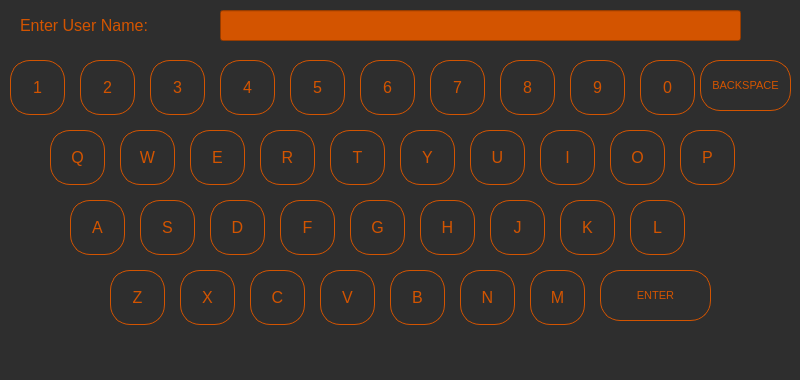
<?xml version="1.0" encoding="UTF-8"?>
<ui version="4.0">
 <class>MainWindow</class>
 <widget class="QMainWindow" name="MainWindow">
  <property name="geometry">
   <rect>
    <x>0</x>
    <y>0</y>
    <width>800</width>
    <height>380</height>
   </rect>
  </property>
  <property name="windowTitle">
   <string>MainWindow</string>
  </property>
  <property name="styleSheet">
   <string notr="true">background: #2e2e2e;
</string>
  </property>
  <widget class="QWidget" name="centralwidget">
   <widget class="QPushButton" name="aKey">
    <property name="geometry">
     <rect>
      <x>70</x>
      <y>200</y>
      <width>55</width>
      <height>55</height>
     </rect>
    </property>
    <property name="font">
     <font>
      <pointsize>12</pointsize>
     </font>
    </property>
    <property name="styleSheet">
     <string notr="true">QPushButton {
    border: 1px solid #d35400;
    color: #d35400;
	border-radius: 20%
}
QPushButton:disabled {
    color: 	#A9A9A9;
    border: 	1px solid #A9A9A9;
    border-radius: 20%
}
QPushButton:default {
	background-color:#e5982c;
}
QPushButton:pressed {
	position:relative;
	top:1px;
}
</string>
    </property>
    <property name="text">
     <string>A</string>
    </property>
   </widget>
   <widget class="QPushButton" name="lKey">
    <property name="geometry">
     <rect>
      <x>630</x>
      <y>200</y>
      <width>55</width>
      <height>55</height>
     </rect>
    </property>
    <property name="font">
     <font>
      <pointsize>12</pointsize>
     </font>
    </property>
    <property name="styleSheet">
     <string notr="true">QPushButton {
    border: 1px solid #d35400;
    color: #d35400;
	border-radius: 20%
}
QPushButton:disabled {
    color: 	#A9A9A9;
    border: 	1px solid #A9A9A9;
    border-radius: 20%
}
QPushButton:default {
	background-color:#e5982c;
}
QPushButton:pressed {
	position:relative;
	top:1px;
}
</string>
    </property>
    <property name="text">
     <string>L</string>
    </property>
   </widget>
   <widget class="QPushButton" name="wKey">
    <property name="geometry">
     <rect>
      <x>120</x>
      <y>130</y>
      <width>55</width>
      <height>55</height>
     </rect>
    </property>
    <property name="font">
     <font>
      <pointsize>12</pointsize>
     </font>
    </property>
    <property name="styleSheet">
     <string notr="true">QPushButton {
    border: 1px solid #d35400;
    color: #d35400;
	border-radius: 20%
}
QPushButton:disabled {
    color: 	#A9A9A9;
    border: 	1px solid #A9A9A9;
    border-radius: 20%
}
QPushButton:default {
	background-color:#e5982c;
}
QPushButton:pressed {
	position:relative;
	top:1px;
}
</string>
    </property>
    <property name="text">
     <string>W</string>
    </property>
   </widget>
   <widget class="QPushButton" name="Key5">
    <property name="geometry">
     <rect>
      <x>290</x>
      <y>60</y>
      <width>55</width>
      <height>55</height>
     </rect>
    </property>
    <property name="font">
     <font>
      <pointsize>12</pointsize>
     </font>
    </property>
    <property name="styleSheet">
     <string notr="true">QPushButton {
    border: 1px solid #d35400;
    color: #d35400;
	border-radius: 20%
}
QPushButton:disabled {
    color: 	#A9A9A9;
    border: 	1px solid #A9A9A9;
    border-radius: 20%
}
QPushButton:default {
	background-color:#e5982c;
}
QPushButton:pressed {
	position:relative;
	top:1px;
}
</string>
    </property>
    <property name="text">
     <string>5</string>
    </property>
   </widget>
   <widget class="QPushButton" name="Key6">
    <property name="geometry">
     <rect>
      <x>360</x>
      <y>60</y>
      <width>55</width>
      <height>55</height>
     </rect>
    </property>
    <property name="font">
     <font>
      <pointsize>12</pointsize>
     </font>
    </property>
    <property name="styleSheet">
     <string notr="true">QPushButton {
    border: 1px solid #d35400;
    color: #d35400;
	border-radius: 20%
}
QPushButton:disabled {
    color: 	#A9A9A9;
    border: 	1px solid #A9A9A9;
    border-radius: 20%
}
QPushButton:default {
	background-color:#e5982c;
}
QPushButton:pressed {
	position:relative;
	top:1px;
}
</string>
    </property>
    <property name="text">
     <string>6</string>
    </property>
   </widget>
   <widget class="QPushButton" name="Key7">
    <property name="geometry">
     <rect>
      <x>430</x>
      <y>60</y>
      <width>55</width>
      <height>55</height>
     </rect>
    </property>
    <property name="font">
     <font>
      <pointsize>12</pointsize>
     </font>
    </property>
    <property name="styleSheet">
     <string notr="true">QPushButton {
    border: 1px solid #d35400;
    color: #d35400;
	border-radius: 20%
}
QPushButton:disabled {
    color: 	#A9A9A9;
    border: 	1px solid #A9A9A9;
    border-radius: 20%
}
QPushButton:default {
	background-color:#e5982c;
}
QPushButton:pressed {
	position:relative;
	top:1px;
}
</string>
    </property>
    <property name="text">
     <string>7</string>
    </property>
   </widget>
   <widget class="QPushButton" name="Key8">
    <property name="geometry">
     <rect>
      <x>500</x>
      <y>60</y>
      <width>55</width>
      <height>55</height>
     </rect>
    </property>
    <property name="font">
     <font>
      <pointsize>12</pointsize>
     </font>
    </property>
    <property name="styleSheet">
     <string notr="true">QPushButton {
    border: 1px solid #d35400;
    color: #d35400;
	border-radius: 20%
}
QPushButton:disabled {
    color: 	#A9A9A9;
    border: 	1px solid #A9A9A9;
    border-radius: 20%
}
QPushButton:default {
	background-color:#e5982c;
}
QPushButton:pressed {
	position:relative;
	top:1px;
}
</string>
    </property>
    <property name="text">
     <string>8</string>
    </property>
   </widget>
   <widget class="QPushButton" name="Key9">
    <property name="geometry">
     <rect>
      <x>570</x>
      <y>60</y>
      <width>55</width>
      <height>55</height>
     </rect>
    </property>
    <property name="font">
     <font>
      <pointsize>12</pointsize>
     </font>
    </property>
    <property name="styleSheet">
     <string notr="true">QPushButton {
    border: 1px solid #d35400;
    color: #d35400;
	border-radius: 20%
}
QPushButton:disabled {
    color: 	#A9A9A9;
    border: 	1px solid #A9A9A9;
    border-radius: 20%
}
QPushButton:default {
	background-color:#e5982c;
}
QPushButton:pressed {
	position:relative;
	top:1px;
}
</string>
    </property>
    <property name="text">
     <string>9</string>
    </property>
   </widget>
   <widget class="QPushButton" name="backspace">
    <property name="geometry">
     <rect>
      <x>700</x>
      <y>60</y>
      <width>91</width>
      <height>51</height>
     </rect>
    </property>
    <property name="font">
     <font>
      <pointsize>8</pointsize>
     </font>
    </property>
    <property name="styleSheet">
     <string notr="true">QPushButton {
    border: 1px solid #d35400;
    color: #d35400;
	border-radius: 20%
}
QPushButton:disabled {
    color: 	#A9A9A9;
    border: 	1px solid #A9A9A9;
    border-radius: 20%
}
QPushButton:default {
	background-color:#e5982c;
}
QPushButton:pressed {
	position:relative;
	top:1px;
}
</string>
    </property>
    <property name="text">
     <string>BACKSPACE</string>
    </property>
   </widget>
   <widget class="QPushButton" name="bKey">
    <property name="geometry">
     <rect>
      <x>390</x>
      <y>270</y>
      <width>55</width>
      <height>55</height>
     </rect>
    </property>
    <property name="font">
     <font>
      <pointsize>12</pointsize>
     </font>
    </property>
    <property name="styleSheet">
     <string notr="true">QPushButton {
    border: 1px solid #d35400;
    color: #d35400;
	border-radius: 20%
}
QPushButton:disabled {
    color: 	#A9A9A9;
    border: 	1px solid #A9A9A9;
    border-radius: 20%
}
QPushButton:default {
	background-color:#e5982c;
}
QPushButton:pressed {
	position:relative;
	top:1px;
}
</string>
    </property>
    <property name="text">
     <string>B</string>
    </property>
   </widget>
   <widget class="QPushButton" name="cKey">
    <property name="geometry">
     <rect>
      <x>250</x>
      <y>270</y>
      <width>55</width>
      <height>55</height>
     </rect>
    </property>
    <property name="font">
     <font>
      <pointsize>12</pointsize>
     </font>
    </property>
    <property name="styleSheet">
     <string notr="true">QPushButton {
    border: 1px solid #d35400;
    color: #d35400;
	border-radius: 20%
}
QPushButton:disabled {
    color: 	#A9A9A9;
    border: 	1px solid #A9A9A9;
    border-radius: 20%
}
QPushButton:default {
	background-color:#e5982c;
}
QPushButton:pressed {
	position:relative;
	top:1px;
}
</string>
    </property>
    <property name="text">
     <string>C</string>
    </property>
   </widget>
   <widget class="QPushButton" name="dKey">
    <property name="geometry">
     <rect>
      <x>210</x>
      <y>200</y>
      <width>55</width>
      <height>55</height>
     </rect>
    </property>
    <property name="font">
     <font>
      <pointsize>12</pointsize>
     </font>
    </property>
    <property name="styleSheet">
     <string notr="true">QPushButton {
    border: 1px solid #d35400;
    color: #d35400;
	border-radius: 20%
}
QPushButton:disabled {
    color: 	#A9A9A9;
    border: 	1px solid #A9A9A9;
    border-radius: 20%
}
QPushButton:default {
	background-color:#e5982c;
}
QPushButton:pressed {
	position:relative;
	top:1px;
}
</string>
    </property>
    <property name="text">
     <string>D</string>
    </property>
   </widget>
   <widget class="QPushButton" name="eKey">
    <property name="geometry">
     <rect>
      <x>190</x>
      <y>130</y>
      <width>55</width>
      <height>55</height>
     </rect>
    </property>
    <property name="font">
     <font>
      <pointsize>12</pointsize>
     </font>
    </property>
    <property name="styleSheet">
     <string notr="true">QPushButton {
    border: 1px solid #d35400;
    color: #d35400;
	border-radius: 20%
}
QPushButton:disabled {
    color: 	#A9A9A9;
    border: 	1px solid #A9A9A9;
    border-radius: 20%
}
QPushButton:default {
	background-color:#e5982c;
}
QPushButton:pressed {
	position:relative;
	top:1px;
}
</string>
    </property>
    <property name="text">
     <string>E</string>
    </property>
   </widget>
   <widget class="QPushButton" name="fKey">
    <property name="geometry">
     <rect>
      <x>280</x>
      <y>200</y>
      <width>55</width>
      <height>55</height>
     </rect>
    </property>
    <property name="font">
     <font>
      <pointsize>12</pointsize>
     </font>
    </property>
    <property name="styleSheet">
     <string notr="true">QPushButton {
    border: 1px solid #d35400;
    color: #d35400;
	border-radius: 20%
}
QPushButton:disabled {
    color: 	#A9A9A9;
    border: 	1px solid #A9A9A9;
    border-radius: 20%
}
QPushButton:default {
	background-color:#e5982c;
}
QPushButton:pressed {
	position:relative;
	top:1px;
}
</string>
    </property>
    <property name="text">
     <string>F</string>
    </property>
   </widget>
   <widget class="QPushButton" name="gKey">
    <property name="geometry">
     <rect>
      <x>350</x>
      <y>200</y>
      <width>55</width>
      <height>55</height>
     </rect>
    </property>
    <property name="font">
     <font>
      <pointsize>12</pointsize>
     </font>
    </property>
    <property name="styleSheet">
     <string notr="true">QPushButton {
    border: 1px solid #d35400;
    color: #d35400;
	border-radius: 20%
}
QPushButton:disabled {
    color: 	#A9A9A9;
    border: 	1px solid #A9A9A9;
    border-radius: 20%
}
QPushButton:default {
	background-color:#e5982c;
}
QPushButton:pressed {
	position:relative;
	top:1px;
}
</string>
    </property>
    <property name="text">
     <string>G</string>
    </property>
   </widget>
   <widget class="QPushButton" name="hKey">
    <property name="geometry">
     <rect>
      <x>420</x>
      <y>200</y>
      <width>55</width>
      <height>55</height>
     </rect>
    </property>
    <property name="font">
     <font>
      <pointsize>12</pointsize>
     </font>
    </property>
    <property name="styleSheet">
     <string notr="true">QPushButton {
    border: 1px solid #d35400;
    color: #d35400;
	border-radius: 20%
}
QPushButton:disabled {
    color: 	#A9A9A9;
    border: 	1px solid #A9A9A9;
    border-radius: 20%
}
QPushButton:default {
	background-color:#e5982c;
}
QPushButton:pressed {
	position:relative;
	top:1px;
}
</string>
    </property>
    <property name="text">
     <string>H</string>
    </property>
   </widget>
   <widget class="QPushButton" name="iKey">
    <property name="geometry">
     <rect>
      <x>540</x>
      <y>130</y>
      <width>55</width>
      <height>55</height>
     </rect>
    </property>
    <property name="font">
     <font>
      <pointsize>12</pointsize>
     </font>
    </property>
    <property name="styleSheet">
     <string notr="true">QPushButton {
    border: 1px solid #d35400;
    color: #d35400;
	border-radius: 20%
}
QPushButton:disabled {
    color: 	#A9A9A9;
    border: 	1px solid #A9A9A9;
    border-radius: 20%
}
QPushButton:default {
	background-color:#e5982c;
}
QPushButton:pressed {
	position:relative;
	top:1px;
}
</string>
    </property>
    <property name="text">
     <string>I</string>
    </property>
   </widget>
   <widget class="QPushButton" name="jKey">
    <property name="geometry">
     <rect>
      <x>490</x>
      <y>200</y>
      <width>55</width>
      <height>55</height>
     </rect>
    </property>
    <property name="font">
     <font>
      <pointsize>12</pointsize>
     </font>
    </property>
    <property name="styleSheet">
     <string notr="true">QPushButton {
    border: 1px solid #d35400;
    color: #d35400;
	border-radius: 20%
}
QPushButton:disabled {
    color: 	#A9A9A9;
    border: 	1px solid #A9A9A9;
    border-radius: 20%
}
QPushButton:default {
	background-color:#e5982c;
}
QPushButton:pressed {
	position:relative;
	top:1px;
}
</string>
    </property>
    <property name="text">
     <string>J</string>
    </property>
   </widget>
   <widget class="QPushButton" name="kKey">
    <property name="geometry">
     <rect>
      <x>560</x>
      <y>200</y>
      <width>55</width>
      <height>55</height>
     </rect>
    </property>
    <property name="font">
     <font>
      <pointsize>12</pointsize>
     </font>
    </property>
    <property name="styleSheet">
     <string notr="true">QPushButton {
    border: 1px solid #d35400;
    color: #d35400;
	border-radius: 20%
}
QPushButton:disabled {
    color: 	#A9A9A9;
    border: 	1px solid #A9A9A9;
    border-radius: 20%
}
QPushButton:default {
	background-color:#e5982c;
}
QPushButton:pressed {
	position:relative;
	top:1px;
}
</string>
    </property>
    <property name="text">
     <string>K</string>
    </property>
   </widget>
   <widget class="QPushButton" name="mKey">
    <property name="geometry">
     <rect>
      <x>530</x>
      <y>270</y>
      <width>55</width>
      <height>55</height>
     </rect>
    </property>
    <property name="font">
     <font>
      <pointsize>12</pointsize>
     </font>
    </property>
    <property name="styleSheet">
     <string notr="true">QPushButton {
    border: 1px solid #d35400;
    color: #d35400;
	border-radius: 20%
}
QPushButton:disabled {
    color: 	#A9A9A9;
    border: 	1px solid #A9A9A9;
    border-radius: 20%
}
QPushButton:default {
	background-color:#e5982c;
}
QPushButton:pressed {
	position:relative;
	top:1px;
}
</string>
    </property>
    <property name="text">
     <string>M</string>
    </property>
   </widget>
   <widget class="QPushButton" name="nKey">
    <property name="geometry">
     <rect>
      <x>460</x>
      <y>270</y>
      <width>55</width>
      <height>55</height>
     </rect>
    </property>
    <property name="font">
     <font>
      <pointsize>12</pointsize>
     </font>
    </property>
    <property name="styleSheet">
     <string notr="true">QPushButton {
    border: 1px solid #d35400;
    color: #d35400;
	border-radius: 20%
}
QPushButton:disabled {
    color: 	#A9A9A9;
    border: 	1px solid #A9A9A9;
    border-radius: 20%
}
QPushButton:default {
	background-color:#e5982c;
}
QPushButton:pressed {
	position:relative;
	top:1px;
}
</string>
    </property>
    <property name="text">
     <string>N</string>
    </property>
   </widget>
   <widget class="QPushButton" name="oKey">
    <property name="geometry">
     <rect>
      <x>610</x>
      <y>130</y>
      <width>55</width>
      <height>55</height>
     </rect>
    </property>
    <property name="font">
     <font>
      <pointsize>12</pointsize>
     </font>
    </property>
    <property name="styleSheet">
     <string notr="true">QPushButton {
    border: 1px solid #d35400;
    color: #d35400;
	border-radius: 20%
}
QPushButton:disabled {
    color: 	#A9A9A9;
    border: 	1px solid #A9A9A9;
    border-radius: 20%
}
QPushButton:default {
	background-color:#e5982c;
}
QPushButton:pressed {
	position:relative;
	top:1px;
}
</string>
    </property>
    <property name="text">
     <string>O</string>
    </property>
   </widget>
   <widget class="QPushButton" name="pKey">
    <property name="geometry">
     <rect>
      <x>680</x>
      <y>130</y>
      <width>55</width>
      <height>55</height>
     </rect>
    </property>
    <property name="font">
     <font>
      <pointsize>12</pointsize>
     </font>
    </property>
    <property name="styleSheet">
     <string notr="true">QPushButton {
    border: 1px solid #d35400;
    color: #d35400;
	border-radius: 20%
}
QPushButton:disabled {
    color: 	#A9A9A9;
    border: 	1px solid #A9A9A9;
    border-radius: 20%
}
QPushButton:default {
	background-color:#e5982c;
}
QPushButton:pressed {
	position:relative;
	top:1px;
}
</string>
    </property>
    <property name="text">
     <string>P</string>
    </property>
   </widget>
   <widget class="QPushButton" name="qKey">
    <property name="geometry">
     <rect>
      <x>50</x>
      <y>130</y>
      <width>55</width>
      <height>55</height>
     </rect>
    </property>
    <property name="font">
     <font>
      <pointsize>12</pointsize>
     </font>
    </property>
    <property name="styleSheet">
     <string notr="true">QPushButton {
    border: 1px solid #d35400;
    color: #d35400;
	border-radius: 20%
}
QPushButton:disabled {
    color: 	#A9A9A9;
    border: 	1px solid #A9A9A9;
    border-radius: 20%
}
QPushButton:default {
	background-color:#e5982c;
}
QPushButton:pressed {
	position:relative;
	top:1px;
}
</string>
    </property>
    <property name="text">
     <string>Q</string>
    </property>
   </widget>
   <widget class="QPushButton" name="rKey">
    <property name="geometry">
     <rect>
      <x>260</x>
      <y>130</y>
      <width>55</width>
      <height>55</height>
     </rect>
    </property>
    <property name="font">
     <font>
      <pointsize>12</pointsize>
     </font>
    </property>
    <property name="styleSheet">
     <string notr="true">QPushButton {
    border: 1px solid #d35400;
    color: #d35400;
	border-radius: 20%
}
QPushButton:disabled {
    color: 	#A9A9A9;
    border: 	1px solid #A9A9A9;
    border-radius: 20%
}
QPushButton:default {
	background-color:#e5982c;
}
QPushButton:pressed {
	position:relative;
	top:1px;
}
</string>
    </property>
    <property name="text">
     <string>R</string>
    </property>
   </widget>
   <widget class="QPushButton" name="sKey">
    <property name="geometry">
     <rect>
      <x>140</x>
      <y>200</y>
      <width>55</width>
      <height>55</height>
     </rect>
    </property>
    <property name="font">
     <font>
      <pointsize>12</pointsize>
     </font>
    </property>
    <property name="styleSheet">
     <string notr="true">QPushButton {
    border: 1px solid #d35400;
    color: #d35400;
	border-radius: 20%
}
QPushButton:disabled {
    color: 	#A9A9A9;
    border: 	1px solid #A9A9A9;
    border-radius: 20%
}
QPushButton:default {
	background-color:#e5982c;
}
QPushButton:pressed {
	position:relative;
	top:1px;
}
</string>
    </property>
    <property name="text">
     <string>S</string>
    </property>
   </widget>
   <widget class="QPushButton" name="tKey">
    <property name="geometry">
     <rect>
      <x>330</x>
      <y>130</y>
      <width>55</width>
      <height>55</height>
     </rect>
    </property>
    <property name="font">
     <font>
      <pointsize>12</pointsize>
     </font>
    </property>
    <property name="styleSheet">
     <string notr="true">QPushButton {
    border: 1px solid #d35400;
    color: #d35400;
	border-radius: 20%
}
QPushButton:disabled {
    color: 	#A9A9A9;
    border: 	1px solid #A9A9A9;
    border-radius: 20%
}
QPushButton:default {
	background-color:#e5982c;
}
QPushButton:pressed {
	position:relative;
	top:1px;
}
</string>
    </property>
    <property name="text">
     <string>T</string>
    </property>
   </widget>
   <widget class="QPushButton" name="uKey">
    <property name="geometry">
     <rect>
      <x>470</x>
      <y>130</y>
      <width>55</width>
      <height>55</height>
     </rect>
    </property>
    <property name="font">
     <font>
      <pointsize>12</pointsize>
     </font>
    </property>
    <property name="styleSheet">
     <string notr="true">QPushButton {
    border: 1px solid #d35400;
    color: #d35400;
	border-radius: 20%
}
QPushButton:disabled {
    color: 	#A9A9A9;
    border: 	1px solid #A9A9A9;
    border-radius: 20%
}
QPushButton:default {
	background-color:#e5982c;
}
QPushButton:pressed {
	position:relative;
	top:1px;
}
</string>
    </property>
    <property name="text">
     <string>U</string>
    </property>
   </widget>
   <widget class="QPushButton" name="vKey">
    <property name="geometry">
     <rect>
      <x>320</x>
      <y>270</y>
      <width>55</width>
      <height>55</height>
     </rect>
    </property>
    <property name="font">
     <font>
      <pointsize>12</pointsize>
     </font>
    </property>
    <property name="styleSheet">
     <string notr="true">QPushButton {
    border: 1px solid #d35400;
    color: #d35400;
	border-radius: 20%
}
QPushButton:disabled {
    color: 	#A9A9A9;
    border: 	1px solid #A9A9A9;
    border-radius: 20%
}
QPushButton:default {
	background-color:#e5982c;
}
QPushButton:pressed {
	position:relative;
	top:1px;
}
</string>
    </property>
    <property name="text">
     <string>V</string>
    </property>
   </widget>
   <widget class="QPushButton" name="xKey">
    <property name="geometry">
     <rect>
      <x>180</x>
      <y>270</y>
      <width>55</width>
      <height>55</height>
     </rect>
    </property>
    <property name="font">
     <font>
      <pointsize>12</pointsize>
     </font>
    </property>
    <property name="styleSheet">
     <string notr="true">QPushButton {
    border: 1px solid #d35400;
    color: #d35400;
	border-radius: 20%
}
QPushButton:disabled {
    color: 	#A9A9A9;
    border: 	1px solid #A9A9A9;
    border-radius: 20%
}
QPushButton:default {
	background-color:#e5982c;
}
QPushButton:pressed {
	position:relative;
	top:1px;
}
</string>
    </property>
    <property name="text">
     <string>X</string>
    </property>
   </widget>
   <widget class="QPushButton" name="yKey">
    <property name="geometry">
     <rect>
      <x>400</x>
      <y>130</y>
      <width>55</width>
      <height>55</height>
     </rect>
    </property>
    <property name="font">
     <font>
      <pointsize>12</pointsize>
     </font>
    </property>
    <property name="styleSheet">
     <string notr="true">QPushButton {
    border: 1px solid #d35400;
    color: #d35400;
	border-radius: 20%
}
QPushButton:disabled {
    color: 	#A9A9A9;
    border: 	1px solid #A9A9A9;
    border-radius: 20%
}
QPushButton:default {
	background-color:#e5982c;
}
QPushButton:pressed {
	position:relative;
	top:1px;
}
</string>
    </property>
    <property name="text">
     <string>Y</string>
    </property>
   </widget>
   <widget class="QPushButton" name="zKey">
    <property name="geometry">
     <rect>
      <x>110</x>
      <y>270</y>
      <width>55</width>
      <height>55</height>
     </rect>
    </property>
    <property name="font">
     <font>
      <pointsize>12</pointsize>
     </font>
    </property>
    <property name="styleSheet">
     <string notr="true">QPushButton {
    border: 1px solid #d35400;
    color: #d35400;
	border-radius: 20%
}
QPushButton:disabled {
    color: 	#A9A9A9;
    border: 	1px solid #A9A9A9;
    border-radius: 20%
}
QPushButton:default {
	background-color:#e5982c;
}
QPushButton:pressed {
	position:relative;
	top:1px;
}
</string>
    </property>
    <property name="text">
     <string>Z</string>
    </property>
   </widget>
   <widget class="QPushButton" name="_0Key">
    <property name="geometry">
     <rect>
      <x>640</x>
      <y>60</y>
      <width>55</width>
      <height>55</height>
     </rect>
    </property>
    <property name="font">
     <font>
      <pointsize>12</pointsize>
     </font>
    </property>
    <property name="styleSheet">
     <string notr="true">QPushButton {
    border: 1px solid #d35400;
    color: #d35400;
	border-radius: 20%
}
QPushButton:disabled {
    color: 	#A9A9A9;
    border: 	1px solid #A9A9A9;
    border-radius: 20%
}
QPushButton:default {
	background-color:#e5982c;
}
QPushButton:pressed {
	position:relative;
	top:1px;
}
</string>
    </property>
    <property name="text">
     <string>0</string>
    </property>
   </widget>
   <widget class="QPushButton" name="Key1">
    <property name="geometry">
     <rect>
      <x>10</x>
      <y>60</y>
      <width>55</width>
      <height>55</height>
     </rect>
    </property>
    <property name="font">
     <font>
      <pointsize>12</pointsize>
     </font>
    </property>
    <property name="styleSheet">
     <string notr="true">QPushButton {
    border: 1px solid #d35400;
    color: #d35400;
	border-radius: 20%
}
QPushButton:disabled {
    color: 	#A9A9A9;
    border: 	1px solid #A9A9A9;
    border-radius: 20%
}
QPushButton:default {
	background-color:#e5982c;
}
QPushButton:pressed {
	position:relative;
	top:1px;
}
</string>
    </property>
    <property name="text">
     <string>1</string>
    </property>
   </widget>
   <widget class="QPushButton" name="Key2">
    <property name="geometry">
     <rect>
      <x>80</x>
      <y>60</y>
      <width>55</width>
      <height>55</height>
     </rect>
    </property>
    <property name="font">
     <font>
      <pointsize>12</pointsize>
     </font>
    </property>
    <property name="styleSheet">
     <string notr="true">QPushButton {
    border: 1px solid #d35400;
    color: #d35400;
	border-radius: 20%
}
QPushButton:disabled {
    color: 	#A9A9A9;
    border: 	1px solid #A9A9A9;
    border-radius: 20%
}
QPushButton:default {
	background-color:#e5982c;
}
QPushButton:pressed {
	position:relative;
	top:1px;
}
</string>
    </property>
    <property name="text">
     <string>2</string>
    </property>
   </widget>
   <widget class="QPushButton" name="Key3">
    <property name="geometry">
     <rect>
      <x>150</x>
      <y>60</y>
      <width>55</width>
      <height>55</height>
     </rect>
    </property>
    <property name="font">
     <font>
      <pointsize>12</pointsize>
     </font>
    </property>
    <property name="styleSheet">
     <string notr="true">QPushButton {
    border: 1px solid #d35400;
    color: #d35400;
	border-radius: 20%
}
QPushButton:disabled {
    color: 	#A9A9A9;
    border: 	1px solid #A9A9A9;
    border-radius: 20%
}
QPushButton:default {
	background-color:#e5982c;
}
QPushButton:pressed {
	position:relative;
	top:1px;
}
</string>
    </property>
    <property name="text">
     <string>3</string>
    </property>
   </widget>
   <widget class="QPushButton" name="Key4">
    <property name="geometry">
     <rect>
      <x>220</x>
      <y>60</y>
      <width>55</width>
      <height>55</height>
     </rect>
    </property>
    <property name="font">
     <font>
      <pointsize>12</pointsize>
     </font>
    </property>
    <property name="styleSheet">
     <string notr="true">QPushButton {
    border: 1px solid #d35400;
    color: #d35400;
	border-radius: 20%
}
QPushButton:disabled {
    color: 	#A9A9A9;
    border: 	1px solid #A9A9A9;
    border-radius: 20%
}
QPushButton:default {
	background-color:#e5982c;
}
QPushButton:pressed {
	position:relative;
	top:1px;
}
</string>
    </property>
    <property name="text">
     <string>4</string>
    </property>
   </widget>
   <widget class="QPushButton" name="enter">
    <property name="geometry">
     <rect>
      <x>600</x>
      <y>270</y>
      <width>111</width>
      <height>51</height>
     </rect>
    </property>
    <property name="font">
     <font>
      <pointsize>8</pointsize>
     </font>
    </property>
    <property name="styleSheet">
     <string notr="true">QPushButton {
    border: 1px solid #d35400;
    color: #d35400;
	border-radius: 20%
}
QPushButton:disabled {
    color: 	#A9A9A9;
    border: 	1px solid #A9A9A9;
    border-radius: 20%
}
QPushButton:default {
	background-color:#e5982c;
}
QPushButton:pressed {
	position:relative;
	top:1px;
}
</string>
    </property>
    <property name="text">
     <string>ENTER</string>
    </property>
   </widget>
   <widget class="QLineEdit" name="lineEdit">
    <property name="geometry">
     <rect>
      <x>220</x>
      <y>10</y>
      <width>521</width>
      <height>31</height>
     </rect>
    </property>
    <property name="font">
     <font>
      <pointsize>12</pointsize>
     </font>
    </property>
    <property name="autoFillBackground">
     <bool>false</bool>
    </property>
    <property name="styleSheet">
     <string notr="true">QLineEdit
{
	background-color: rgb(211, 84, 0);
	color: rgb(46, 46, 46);
}</string>
    </property>
    <property name="text">
     <string/>
    </property>
   </widget>
   <widget class="QLabel" name="label">
    <property name="geometry">
     <rect>
      <x>20</x>
      <y>10</y>
      <width>181</width>
      <height>31</height>
     </rect>
    </property>
    <property name="font">
     <font>
      <pointsize>12</pointsize>
     </font>
    </property>
    <property name="styleSheet">
     <string notr="true">color: rgb(211, 84, 0)</string>
    </property>
    <property name="text">
     <string>Enter User Name:</string>
    </property>
   </widget>
  </widget>
  <widget class="QMenuBar" name="menubar">
   <property name="geometry">
    <rect>
     <x>0</x>
     <y>0</y>
     <width>800</width>
     <height>21</height>
    </rect>
   </property>
  </widget>
  <widget class="QStatusBar" name="statusbar"/>
 </widget>
 <resources/>
 <connections/>
</ui>
